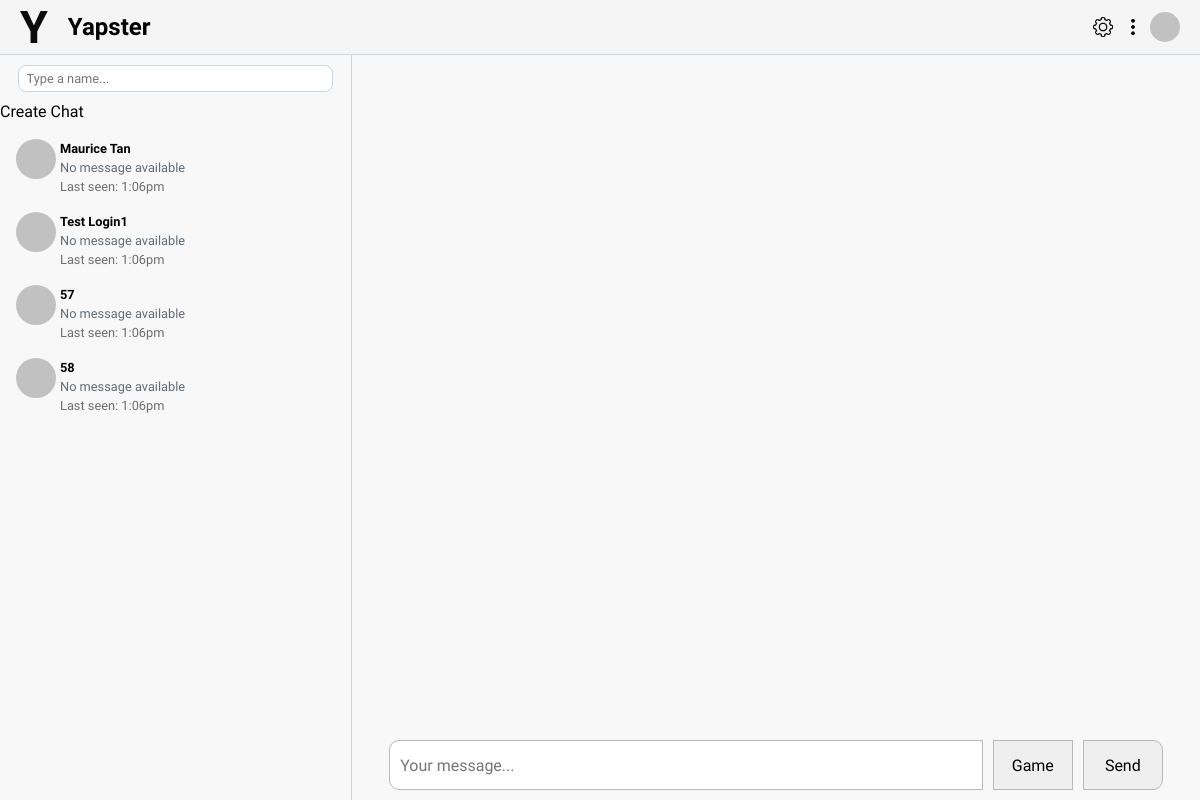
Page /chat/ (signed in) on the committed database.
### chat/models.py (models this page shows, shortened)
class ChatUser(models.Model):
    member = models.ForeignKey(YapsterUser, on_delete=models.CASCADE)
    chat = models.ForeignKey(Chat , related_name='chatuser',on_delete=models.CASCADE)
    nickname = models.CharField(max_length=255)

class Chat(models.Model):
    chat_name = models.CharField(max_length=255)

### chat/views.py (the view)
# urls.py: path('', views.chat_view, name='chat'),
def chat_view(request):
    if not request.user.is_authenticated:
        return redirect('login')
    query = request.GET.get('search', '').strip()
    users = None
    currentUserID = request.user.yapsteruser.id
    chat_users_mapping = []
    if query:
        users = YapsterUser.objects.filter(
            (Q(user__first_name__icontains=query) |
            Q(user__last_name__icontains=query) |
            Q(user__username__icontains=query))
        ).exclude(id=request.user.yapsteruser.id)
    else:
        chat_ids = ChatUser.objects.filter(member=request.user.yapsteruser).values_list('chat_id', flat=True)
        chats = Chat.objects.filter(id__in=chat_ids)
        for chat in chats:
            users_in_chat = ChatUser.objects.filter(chat=chat).select_related('member')
            user_ids = [cu.member.id for cu in users_in_chat]
            is_PM = len(user_ids) == 2
            user_names = [
                f"{cu.member.user.first_name} {cu.member.user.last_name}" for cu in users_in_chat
            ]
            nicknames_in_chat = ChatUser.objects.filter(chat=chat)
            nicknames = [
                f"{cu.nickname}" for cu in nicknames_in_chat
            ]
            current_user_chat_user = users_in_chat.get(member=request.user.yapsteruser)
            current_user_nickname = current_user_chat_user.nickname
            chat_users_mapping.append({
                'chat_id': chat.id,
                'chat_name': chat.chat_name,
                'user_ids': user_ids,
                'user_names': user_names,
                'is_PM': is_PM,
                'nicknames': nicknames,
                'current_user_nickname': current_user_nickname
            })
    return render(request, 'chat.html', {'users': users, 'query': query, 'chat_users_mapping' : chat_users_mapping, "current_userID" : currentUserID})

### chat/templates/chat.html (shortened to what this page needs)
{% load static %}
{% load chat_filter %}
<!DOCTYPE html>
<html lang="en">
  <head>
    <link rel="stylesheet" href="{% static 'chat/styles.css' %}" />
    <link rel="stylesheet" href="{% static 'yapster/styles.css' %}" />
  </head>
  <body>
    {% include 'html/navbar.html' %}
    <div id="main-cont">
      <div id="left-sidebar">
        <div id="search-bar-container">
          <div id="search-bar">
              <input
                  id="search-input"
                  type="text"
                  placeholder="Type a name..."
                  oninput="handleSearchInput(this.value)"
              />
          </div>
          <p class="chat-create" onclick="toggleCreateChatState()">Create Chat</p>
        </div>
        <div class="search-container" id="users-cont">
          <div id="current-chats">
            {% for chat in chat_users_mapping %}
            <div class="user" onclick="loadChatWithID({{ chat.chat_id }})" data-chat-id="{{ chat.chat_id }}">
                <div class="left-profile-pic"></div>
                <div class="name-time-msg">
                    <div class="name-time">
                      <p class="name">
                        {% if chat.is_PM %}
                          {% for nickname in chat.nicknames %}
                            {% if nickname != chat.current_user_nickname %}
                              {{ nickname }}
                            {% endif %}
                          {% endfor %}
                        {% else %}
                          {{ chat.chat_name }}
                        {% endif %}
                      </p>
                    </div>
                    <p class="message">No message available</p>
                    <p class="time-sent">Last seen: 1:06pm</p>
                </div>
            </div>
            {% empty %}
            <p>No chats available.</p>
            {% endfor %}
          </div>
        </div>
      </div>
      <div id="mid-bar">
        <section class="messages">
        </section>
        <form action="" id="message-input" method="POST">
            <div id="mid-message">
                <input id="typed-message" type="text" name="message" placeholder="Your message..." />
                <button id="wordle-btn" type="button">Game</button>
                <button id="send-btn" type="submit">Send</button>
            </div>
        </form>
      </div>
      </div>
  </body>
</html>

### chat/static/chat/styles.css (style rules this page uses)
* { padding: 0; margin: 0; box-sizing: border-box; font-family: "Plus Jakarta Sans", sans-serif; font-optical-sizing: auto; font-style: normal; }
#left-sidebar { width: 22rem; border-right: 1px solid #cdd5de; }
#search-bar { width: 90%; margin: 10px auto; display: flex; }
#search-bar input { color: #8fa0af; border: 1px solid #cdd5de; border-radius: 8px; font-size: 0.8rem; width: 100%; padding: 5px 8px; outline: none; }
.search-container { display: flex; flex-direction: column; gap: 5px; }
.user { padding: 10px 0; position: relative; font-size: 0.8rem; cursor: pointer; }
.left-profile-pic { background-color: rgb(193, 193, 193); width: 40px; height: 40px; border-radius: 50px; position: absolute; left: 16px; top: 8px; }
.name-time-msg { padding: 0 20px 0 60px; display: flex; flex-direction: column; gap: 4px; }
.name-time { display: flex; justify-content: space-between; }
.name { font-weight: bold; }
.time-sent { color: rgb(110, 110, 110); }
.message { color: #616c76; }
#mid-bar { flex-grow: 1; position: relative; }
#mid-message { position: absolute; left: 0; right: 0; margin-inline: auto; bottom: 10px; display: flex; justify-content: center; height: 50px; width: 100%; }
#mid-message input { width: 70%; min-width: 100px; padding: 0 10px; font-size: 1rem; outline: none; border: 1px solid rgb(185, 185, 185); border-top-left-radius: 10px; border-bottom-left-radius: 10px; }
#mid-message button { border: 1px solid rgb(185, 185, 185); width: 80px; margin-left: 10px; font-size: 1rem; cursor: pointer; outline: none; }
#send-btn { border-top-right-radius: 10px; border-bottom-right-radius: 10px; }
html { font-family: 'PT Sans', Georgia, serif; }
.messages { margin-left: 5%; margin-right: 5%; display: flex; flex-flow: column; align-items: center; height: 85%; overflow: auto; }
#wordle-btn { width: 50px; height: 50px; cursor: pointer; border-top-right-radius: 0; border-bottom-right-radius: 0; }

### static/yapster/styles.css (style rules this page uses)
* { padding: 0; margin: 0; box-sizing: border-box; }
html, body { font-family: "Poppins", serif; }
body { background-color: rgb(248, 248, 248); }
#main-cont { display: flex; width: 100vw; height: calc(100vh - 55px); }

### rows in the picture
ChatUser: nicknames "Maurice Tan"
ChatUser: nicknames "Test Login1"
Chat: chat_name "57"
Chat: chat_name "58"
